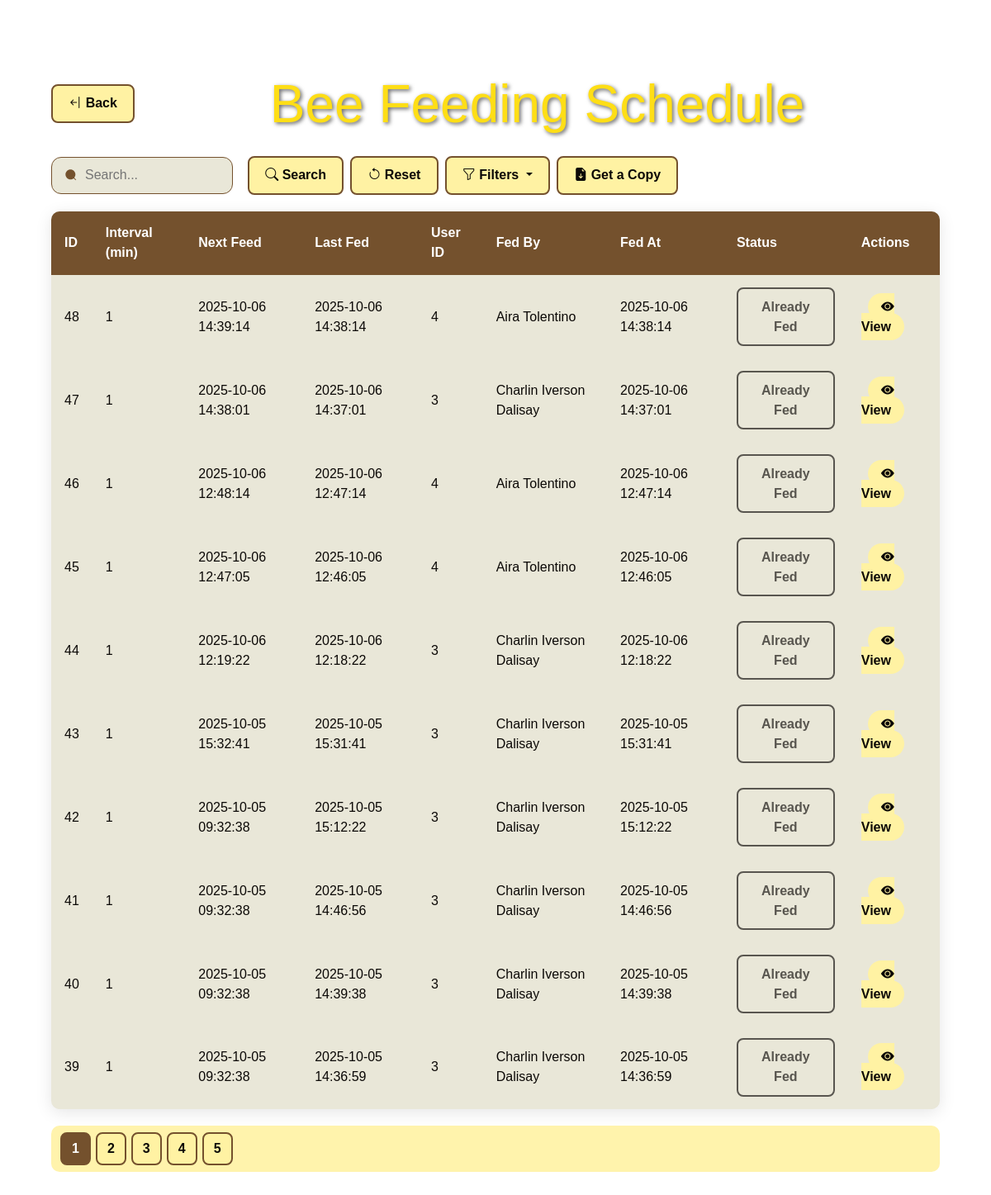
Screenshot of /database/feedindex.php with the database file from the repository.
### tables this page shows
CREATE TABLE `bee_feeding_schedule` (
  `id` int(11) NOT NULL,
  `user_id` int(11) NOT NULL,
  `next_feed` datetime NOT NULL,
  `interval_minutes` int(11) NOT NULL,
  `last_fed` datetime DEFAULT NULL,
  `created_at` timestamp NOT NULL DEFAULT current_timestamp(),
  `fed_by_user_id` int(10) UNSIGNED DEFAULT NULL,
  `fed_at` datetime DEFAULT NULL
);

CREATE TABLE `users` (
  `user_id` int(10) UNSIGNED NOT NULL,
  `firstname` varchar(50) NOT NULL,
  `lastname` varchar(50) NOT NULL,
  `username` varchar(50) NOT NULL,
  `email` varchar(100) NOT NULL,
  `password_hash` varchar(255) NOT NULL,
  `birthday` date NOT NULL,
  `address` varchar(255) DEFAULT NULL,
  `contact_number` varchar(20) DEFAULT NULL,
  `created_by_admin_id` int(10) UNSIGNED DEFAULT NULL,
  `created_at` timestamp NOT NULL DEFAULT current_timestamp(),
  `status` enum('active','inactive') DEFAULT 'active',
  `reset_token` varchar(255) DEFAULT NULL,
  `reset_expires` datetime DEFAULT NULL
);

### database/feedindex.php (the view, shortened to what this page needs)
<?php
require_once "config.php";
$search = isset($_GET['search']) ? trim($_GET['search']) : "";
$filter = isset($_GET['filter']) ? $_GET['filter'] : "";
$page   = isset($_GET['page']) && is_numeric($_GET['page']) ? (int)$_GET['page'] : 1;
$limit  = 10;
$offset = ($page - 1) * $limit;
$params = [];
$types = "";
$whereSQL = "";
$orderSQL = "ORDER BY f.created_at DESC";
$limitSQL = "LIMIT ? OFFSET ?";
$typesForMain = $types . "ii";
$paramsForMain = array_merge($params, [$limit, $offset]);
$sql = "SELECT f.*, u.firstname, u.lastname
        FROM bee_feeding_schedule AS f
        LEFT JOIN users AS u ON f.fed_by_user_id = u.user_id
        $whereSQL $orderSQL $limitSQL";
$countSql = "SELECT COUNT(*) AS total
             FROM bee_feeding_schedule AS f
             $whereSQL";
if (!empty($search)) {
    $countStmt = mysqli_prepare($link, $countSql);
    mysqli_stmt_bind_param($countStmt, $types, ...$params);
    mysqli_stmt_execute($countStmt);
    $countRes = mysqli_stmt_get_result($countStmt);
    $totalRows = mysqli_fetch_assoc($countRes)['total'] ?? 0;
    mysqli_stmt_close($countStmt);
} else {
    $countRes = mysqli_query($link, $countSql);
    $totalRows = mysqli_fetch_assoc($countRes)['total'] ?? 0;
}
$stmt = mysqli_prepare($link, $sql);
mysqli_stmt_bind_param($stmt, $typesForMain, ...$paramsForMain);
mysqli_stmt_execute($stmt);
$result = mysqli_stmt_get_result($stmt);
$totalPages = ($totalRows > 0) ? ceil($totalRows / $limit) : 1;
?>
<!DOCTYPE html>
<html lang="en">
<head>
<link href="https://cdn.jsdelivr.net/npm/bootstrap@5.3.3/dist/css/bootstrap.min.css" rel="stylesheet">
<link rel="stylesheet" href="https://cdn.jsdelivr.net/npm/bootstrap-icons@1.11.3/font/bootstrap-icons.min.css">
</head>
<body>
<div class="wrapper">
  <div class="container-fluid">
    <div class="row">
      <div class="col-md-12">
        <div class="mt-5 mb-3 d-flex align-items-center position-relative">
          <a href="../admin/database.php" class="btn"><i class="bi bi-arrow-bar-left"></i> Back</a>
          <h2 class="mx-auto text-center">Bee Feeding Schedule</h2>
        </div>
        <div class="d-flex justify-content-between align-items-center mb-3 flex-wrap gap-2">
          <form method="get" class="d-flex align-items-center flex-wrap gap-2">
            <div class="group">
              <input class="input" type="search" placeholder="Search..." name="search" value="<?php echo htmlspecialchars($search); ?>"/>
            </div>
            <button type="submit" class="btn"><i class="bi bi-search"></i> Search</button>
            <a href="<?php echo basename($_SERVER['PHP_SELF']); ?>" class="btn"><i class="bi bi-arrow-counterclockwise"></i> Reset</a>
            <div class="dropdown">
                <button class="btn dropdown-toggle" type="button" id="filterDropdown"
        data-bs-toggle="dropdown" aria-expanded="false">
  <i class="bi bi-funnel"></i> <span>Filters</span>
</button>
              </div>
            <a href="FeedingCSV.php" class="btn"><i class="bi bi-file-earmark-arrow-down-fill"></i> Get a Copy</a>
          </form>
        </div>
<?php
if ($result && mysqli_num_rows($result) > 0) {
    echo '<table class="custom-table">';
    echo "<thead><tr>
    <th>ID</th>
    <th>Interval (min)</th>
    <th>Next Feed</th>
    <th>Last Fed</th>
        <th>User ID</th>
    <th>Fed By</th>
    <th>Fed At</th>
    <th>Status</th>
    <th>Actions</th>
    </tr></thead><tbody>";
    while ($row = mysqli_fetch_assoc($result)) {
        $fedBy = (!empty($row['firstname']) || !empty($row['lastname']))
            ? $row['firstname'] . ' ' . $row['lastname']
            : 'N/A';
        $btnText = $row['fed_at'] ? "Already Fed" : "Mark as Fed";
        $btnClass = $row['fed_at'] ? "btn disabled" : "cta";
        echo "<tr>
            <td>{$row['id']}</td>
            <td>{$row['interval_minutes']}</td>
            <td>{$row['next_feed']}</td>
            <td>{$row['last_fed']}</td>
                        <td>{$row['user_id']}</td>
            <td>{$fedBy}</td>
            <td>{$row['fed_at']}</td>
            <td>
              <a href='markfed.php?id={$row['id']}' class='$btnClass'>$btnText</a>
            </td>
          <td>
              <a href='viewfeed.php?id={$row['id']}' class='cta ms-2'>
                <i class='bi bi-eye-fill'></i> View
              </a>
            </td>
         </tr>";
    }
    echo "</tbody></table>";
} else {
    echo '<div class="alert alert-danger"><em>No feeding records found.</em></div>';
}
if ($totalPages > 1) {
    echo '<div class="pagination-container mt-3"><ul class="pagination mb-0 justify-content-center">';
    for ($i = 1; $i <= $totalPages; $i++) {
        $active = ($i == $page) ? "active" : "";
        $url = basename($_SERVER['PHP_SELF'])."?page=$i&filter=".urlencode($filter)."&search=".urlencode($search);
        echo "<li class='page-item $active'><a class='page-link' href='$url'>$i</a></li>";
    }
    echo '</ul></div>';
}
?>
      </div>
    </div>
  </div>
</div>
</body>
</html>

### database/feedindex.php (style rules this page uses)
body { background-image: url("https://beeswiki.com/wp-content/uploads/2023/03/Are-there-stingless-bees-1024x683.png"); background-repeat: no-repeat; background-size: cover; background-attachment: fixed; min-height: 100vh; color: #74512D; font-family: Arial, sans-serif; padding: 30px 50px; }
.wrapper { width: 100%; margin: 0 auto; }
h2 { font-family: 'Cursive', 'Brush Script MT', sans-serif; font-size: 4rem; margin-top: 10px; color: #FEDE16; text-shadow: 2px 2px 5px rgba(0,0,0,0.6); }
.btn { padding: 0.6rem 1.2rem; font-weight: 700; background: #FFF2A3; color: #0B0806; border-radius: 0.5rem; border: 2px solid #74512D; transition: all 0.3s ease; }
.group { display: flex; align-items: center; position: relative; max-width: 220px; margin-right: 10px; }
.input { width: 100%; height: 45px; padding-left: 2.5rem; border-radius: 12px; border: 1px solid #74512D; background-color: #E9E7D8; color: #0B0806; }
.custom-table { width: 100%; margin: 20px auto; border-collapse: collapse; background: #E9E7D8; border-radius: 10px; overflow: hidden; box-shadow: 0px 4px 20px rgba(0,0,0,0.1); color: #0B0806; }
.custom-table thead { background-color: #74512D; color: #fff; }
.custom-table th, .custom-table td { padding: 0.9em 1em; border-bottom: 1px solid #E9E7D8; }
.cta { padding: 8px 16px; background: #FFF2A3; color: #0B0806; font-weight: 700; border-radius: 25px; transition: all 0.3s ease; text-decoration: none; }
.pagination-container { display: block; overflow-x: auto; white-space: nowrap; background-color: rgba(255, 242, 163, 0.9); border-radius: 10px; padding: 8px; }
.pagination { display: inline-flex; justify-content: flex-start; min-width: max-content; }
.pagination .page-item .page-link { color: #0B0806 !important; background-color: #FFF2A3 !important; border: 2px solid #74512D !important; font-weight: 600; border-radius: 8px; margin: 0 3px; transition: all 0.3s ease; }
.pagination .page-item.active .page-link { background-color: #74512D !important; color: #fff !important; }

### rows the page displays
bee_feeding_schedule: id "48", interval_minutes "1", next_feed "2025-10-06 14:39:14", last_fed "2025-10-06 14:38:14", user "4", fed_by_user.lastname "Aira Tolentino", fed_at "2025-10-06 14:38:14", fed_at "Already Fed"
bee_feeding_schedule: id "47", interval_minutes "1", next_feed "2025-10-06 14:38:01", last_fed "2025-10-06 14:37:01", user "3", fed_by_user.lastname "Charlin Iverson Dalisay", fed_at "2025-10-06 14:37:01", fed_at "Already Fed"
bee_feeding_schedule: id "46", interval_minutes "1", next_feed "2025-10-06 12:48:14", last_fed "2025-10-06 12:47:14", user "4", fed_by_user.lastname "Aira Tolentino", fed_at "2025-10-06 12:47:14", fed_at "Already Fed"
bee_feeding_schedule: id "45", interval_minutes "1", next_feed "2025-10-06 12:47:05", last_fed "2025-10-06 12:46:05", user "4", fed_by_user.lastname "Aira Tolentino", fed_at "2025-10-06 12:46:05", fed_at "Already Fed"
bee_feeding_schedule: id "44", interval_minutes "1", next_feed "2025-10-06 12:19:22", last_fed "2025-10-06 12:18:22", user "3", fed_by_user.lastname "Charlin Iverson Dalisay", fed_at "2025-10-06 12:18:22", fed_at "Already Fed"
bee_feeding_schedule: id "43", interval_minutes "1", next_feed "2025-10-05 15:32:41", last_fed "2025-10-05 15:31:41", user "3", fed_by_user.lastname "Charlin Iverson Dalisay", fed_at "2025-10-05 15:31:41", fed_at "Already Fed"
bee_feeding_schedule: id "42", interval_minutes "1", next_feed "2025-10-05 09:32:38", last_fed "2025-10-05 15:12:22", user "3", fed_by_user.lastname "Charlin Iverson Dalisay", fed_at "2025-10-05 15:12:22", fed_at "Already Fed"
bee_feeding_schedule: id "41", interval_minutes "1", next_feed "2025-10-05 09:32:38", last_fed "2025-10-05 14:46:56", user "3", fed_by_user.lastname "Charlin Iverson Dalisay", fed_at "2025-10-05 14:46:56", fed_at "Already Fed"
bee_feeding_schedule: id "40", interval_minutes "1", next_feed "2025-10-05 09:32:38", last_fed "2025-10-05 14:39:38", user "3", fed_by_user.lastname "Charlin Iverson Dalisay", fed_at "2025-10-05 14:39:38", fed_at "Already Fed"
bee_feeding_schedule: id "39", interval_minutes "1", next_feed "2025-10-05 09:32:38", last_fed "2025-10-05 14:36:59", user "3", fed_by_user.lastname "Charlin Iverson Dalisay", fed_at "2025-10-05 14:36:59", fed_at "Already Fed"
